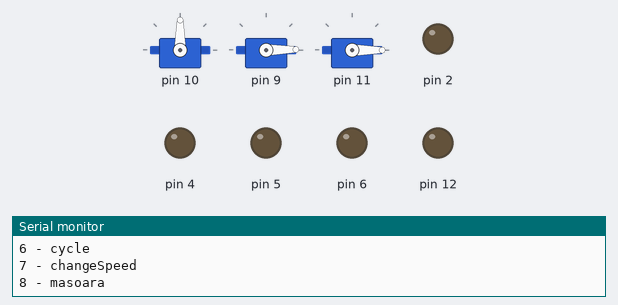
Recording of a program running on a simulated Arduino Uno, built with avr-gcc and run on an emulated ATmega328P. On the bench: 3 × servo, output pins drawn as LEDs (lit = HIGH), the last lines printed to the serial monitor.

Above: at 0.15 s.
At 1.95 s:
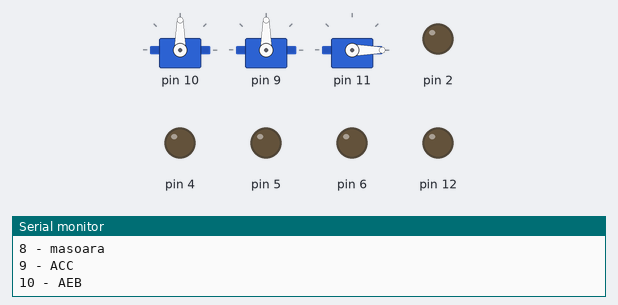
At 3.8 s:
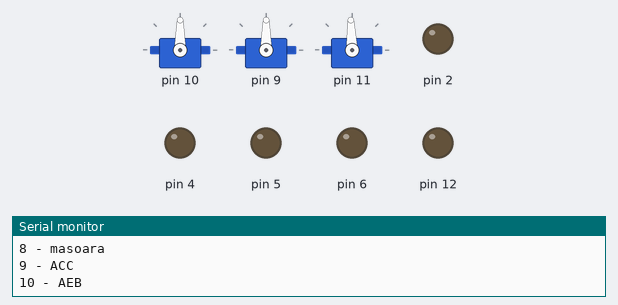
At 7.45 s:
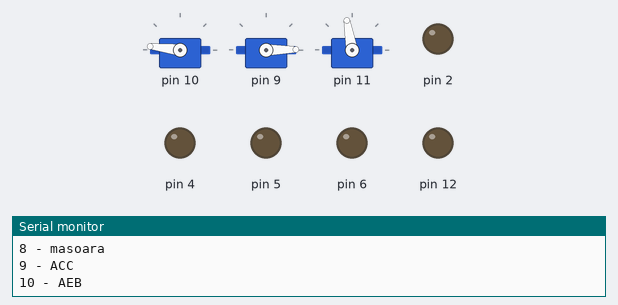
At 11.1 s:
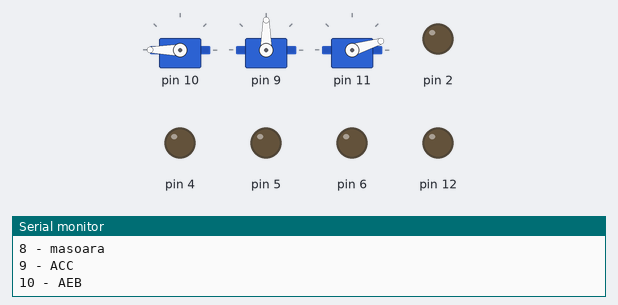
At 14.8 s:
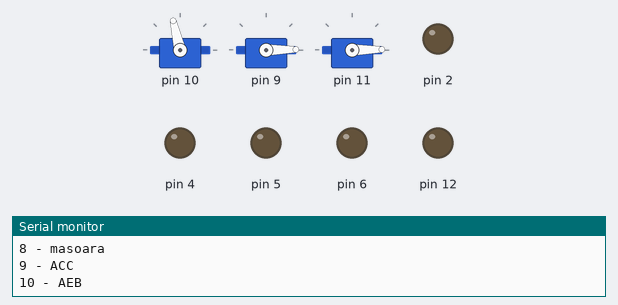
Timing chart, 0 to 19.6 s (numbered marks = the images above):
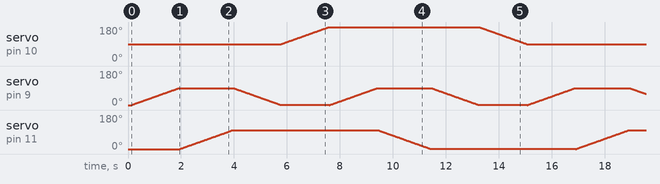

The program:

main.cpp
```cpp
#include <Config.h>
void setup()
{
  Serial.begin(9600);
  BLE_val = "";

  setupSonar();
  setupMotors();
  setupRobotArm();
  Print_Menu();
}

void loop()
{
   //Select_Menu();
  // changeSpeed(80,FORWARD);
  // autonomousEmergencyBrake();
   //adaptive_cruise_control(40,150,20,50);
   //LineTrackingFunction();
  // moveObject();
  moveObject();
}
```

MovingAverage.h
```cpp
#ifndef __MOVING_AVERAGE_H__
#define __MOVING_AVERAGE_H__
#include <Arduino.h>

#define MIN(a,b) (((a)<(b))?(a):(b))
#define MAX(a,b) (((a)>(b))?(a):(b))

class MovingAverage {
  size_t size, head = 0, count = 0;
  float windowSum = 0.0f;
  float* queue;

public:
MovingAverage(size_t size) {
    this->size = size;
    queue = new float[size];
    for (size_t i = 0; i < size; i++) {
      queue[i] = 0.0f;
    }
  }

float next(float val) {
    ++count;
    // calculate the new sum by shifting the window
    size_t tail = (head + 1) % size;
    windowSum = windowSum - queue[tail] + val;
    // move on to the next head
    head = (head + 1) % size;
    queue[head] = val;
    return ((float)windowSum) / ((float)MIN(size, count));
  }

  ~MovingAverage(){
    delete this->queue;
  }
};


#endif
```

Config.h
```cpp
#ifndef __CONFIG_H__
#define __CONFIG_H__

/**************************************************************************************************
*
*   INCLUDES
*
**************************************************************************************************/

#include "direction.h"
#include "sonar.h"
#include <Arduino.h>
/**************************************************************************************************
*
*   VARIABLE DECLARATIONS
*
**************************************************************************************************/

extern bool showMenu = 0;
static int option;
extern bool bluetooth_flag = 0;
String BLE_val;

/**************************************************************************************************
                              FUNCTION INFO
NAME:
    Print_Menu

DESCRIPTION:
    Print the menu in terminal for being able to select the functionality for the car.

**************************************************************************************************/
void Print_Menu()
{
  Serial.println("Enter command:");
  Serial.println("0 - Show Menu");
  Serial.println("1 - Move Forward");
  Serial.println("2 - Move Backward");
  Serial.println("3 - Stop");
  Serial.println("4 - Rotate Left");
  Serial.println("5 - Rotate Right");
  Serial.println("6 - cycle");
  Serial.println("7 - changeSpeed");
  Serial.println("8 - masoara");
  Serial.println("9 - ACC");
  Serial.println("10 - AEB");


  showMenu = 0;
}

/**************************************************************************************************
                              FUNCTION INFO
NAME:
    Print_Menu

DESCRIPTION:
    Select the menu in terminal for being able to select the functionality for the car.

**************************************************************************************************/
void Select_Menu()
{
  if(Serial.available() > 0)
  {
    char input = Serial.read();  // Read one character
    switch (input) {
      case '0':
        option = 0;
        showMenu = 1;
      break;

      case '1':
       option =1;
       showMenu=0;
       Move_Forward(255);
       break;
      case '2':
       option =2;
       showMenu=0;
       Move_Backward(255);
      break;
      case '3':
       option =3;
       showMenu=0;
      break;
      case '4':
       option =4;
       showMenu=0;
      break;
      case '5':
       option =5;
       showMenu=0;
      break;
      case '6':
      option =6;
      showMenu=0;
      break;
      case '7':
      option =7;
      showMenu=0;
      break;
      case '8':
      option =8;
      showMenu=0;
      break;
      case '9':
      option =9;
      showMenu=0;
      break;
      case '10':
      option =10;
      showMenu=0;
      break;

      default:
        Serial.println("Unknown command!");
      break;
    }
  }

  if(option == 0)
  {
    if(showMenu == 1)
    {
      Stop();
      Print_Menu();
    }
  }
  if(option == 1)
  {
    if(showMenu == 0)
    {
      //Move_Forward(255);
      changeSpeed(250,FORWARD);
    }
  } if(option ==2)
  {
    if(showMenu == 0)
    {
      Move_Backward(255);
    }
  }
  if(option == 3)
  {
    if(showMenu == 0)
    {
      Stop();
    }
  }
  if(option==4)
  {
    if(showMenu == 0)
    {
      Rotate_Left(255);
    }
  }
  if(option==5)
  {
    if(showMenu == 0)
    {
      Rotate_Right(255);
    }
  }
  if(option ==6)
  {
  if(showMenu == 0)
    {
      setPwm(220,FORWARD);
      delay(1000);
      setPwm(400,BACKWARD);
      delay(1000);
      setPwm(300,LEFT);
      delay(1000);
      setPwm(220,RIGHT);
      delay(1000);

    }
  }
  if(option ==7)
  {
   if(showMenu==0)
   {

      changeSpeed(250,FORWARD);

   }
  }
  if(option ==8)
  {
   if(showMenu==0)
   {

     Serial.println(getFrontObstacleDistance_cm());

   }
  }
  if(option ==10)
  {
   if(showMenu==0)
   {
    //changeSpeed(250,FORWARD);
    Serial.println(getFrontObstacleDistance_cm());
    autonomousEmergencyBrake();

   }
  }if(option == 9)
  {
   if(showMenu==0)
   {
    Serial.println("intrat");
    adaptive_cruise_control(100,255,10,40);

   }
  }

}


#endif
```
